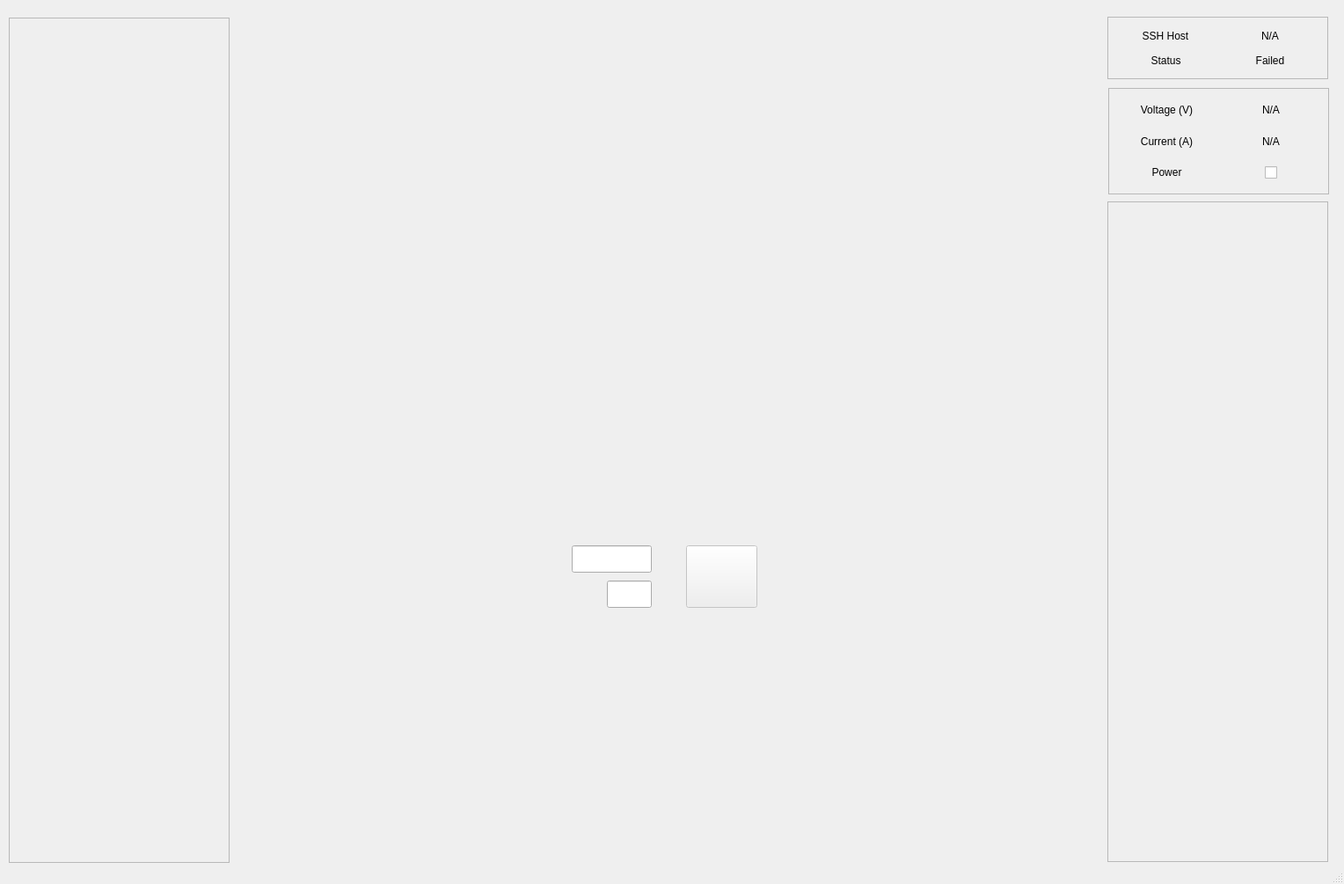
<?xml version="1.0" encoding="UTF-8"?>
<ui version="4.0">
 <class>InjectionController</class>
 <widget class="QMainWindow" name="InjectionController">
  <property name="geometry">
   <rect>
    <x>0</x>
    <y>0</y>
    <width>1528</width>
    <height>1005</height>
   </rect>
  </property>
  <property name="windowTitle">
   <string>InjectionController</string>
  </property>
  <widget class="QWidget" name="centralwidget">
   <widget class="QPushButton" name="startORstop">
    <property name="enabled">
     <bool>false</bool>
    </property>
    <property name="geometry">
     <rect>
      <x>780</x>
      <y>620</y>
      <width>81</width>
      <height>71</height>
     </rect>
    </property>
    <property name="cursor">
     <cursorShape>PointingHandCursor</cursorShape>
    </property>
    <property name="text">
     <string/>
    </property>
   </widget>
   <widget class="QLineEdit" name="injection_timing">
    <property name="geometry">
     <rect>
      <x>650</x>
      <y>620</y>
      <width>91</width>
      <height>31</height>
     </rect>
    </property>
    <property name="focusPolicy">
     <enum>Qt::NoFocus</enum>
    </property>
    <property name="alignment">
     <set>Qt::AlignCenter</set>
    </property>
   </widget>
   <widget class="QLineEdit" name="injection_progress">
    <property name="geometry">
     <rect>
      <x>690</x>
      <y>660</y>
      <width>51</width>
      <height>31</height>
     </rect>
    </property>
    <property name="focusPolicy">
     <enum>Qt::NoFocus</enum>
    </property>
    <property name="alignment">
     <set>Qt::AlignCenter</set>
    </property>
   </widget>
   <widget class="QLabel" name="injection_status">
    <property name="geometry">
     <rect>
      <x>650</x>
      <y>660</y>
      <width>31</width>
      <height>31</height>
     </rect>
    </property>
    <property name="text">
     <string/>
    </property>
    <property name="alignment">
     <set>Qt::AlignCenter</set>
    </property>
   </widget>
   <widget class="VideoWidget" name="CAM_FRONT_120" native="true">
    <property name="geometry">
     <rect>
      <x>280</x>
      <y>20</y>
      <width>960</width>
      <height>540</height>
     </rect>
    </property>
    <property name="cursor">
     <cursorShape>ArrowCursor</cursorShape>
    </property>
    <property name="autoFillBackground">
     <bool>false</bool>
    </property>
    <widget class="QLabel" name="video_pic">
     <property name="geometry">
      <rect>
       <x>0</x>
       <y>0</y>
       <width>960</width>
       <height>540</height>
      </rect>
     </property>
     <property name="text">
      <string/>
     </property>
    </widget>
   </widget>
   <widget class="VideoWidget" name="CAM_FRONT_LEFT" native="true">
    <property name="geometry">
     <rect>
      <x>280</x>
      <y>560</y>
      <width>320</width>
      <height>213</height>
     </rect>
    </property>
    <property name="cursor">
     <cursorShape>ArrowCursor</cursorShape>
    </property>
    <property name="autoFillBackground">
     <bool>false</bool>
    </property>
   </widget>
   <widget class="VideoWidget" name="CAM_FRONT_RIGHT" native="true">
    <property name="geometry">
     <rect>
      <x>920</x>
      <y>560</y>
      <width>320</width>
      <height>213</height>
     </rect>
    </property>
    <property name="cursor">
     <cursorShape>ArrowCursor</cursorShape>
    </property>
    <property name="autoFillBackground">
     <bool>false</bool>
    </property>
   </widget>
   <widget class="VideoWidget" name="CAM_BACK_LEFT" native="true">
    <property name="geometry">
     <rect>
      <x>280</x>
      <y>770</y>
      <width>320</width>
      <height>213</height>
     </rect>
    </property>
    <property name="cursor">
     <cursorShape>ArrowCursor</cursorShape>
    </property>
    <property name="autoFillBackground">
     <bool>false</bool>
    </property>
   </widget>
   <widget class="VideoWidget" name="CAM_BACK_RIGHT" native="true">
    <property name="geometry">
     <rect>
      <x>920</x>
      <y>770</y>
      <width>320</width>
      <height>213</height>
     </rect>
    </property>
    <property name="cursor">
     <cursorShape>ArrowCursor</cursorShape>
    </property>
    <property name="autoFillBackground">
     <bool>false</bool>
    </property>
   </widget>
   <widget class="VideoWidget" name="CAM_BACK" native="true">
    <property name="geometry">
     <rect>
      <x>600</x>
      <y>770</y>
      <width>320</width>
      <height>213</height>
     </rect>
    </property>
    <property name="cursor">
     <cursorShape>ArrowCursor</cursorShape>
    </property>
    <property name="autoFillBackground">
     <bool>false</bool>
    </property>
   </widget>
   <widget class="QScrollArea" name="segment_scroll">
    <property name="geometry">
     <rect>
      <x>10</x>
      <y>20</y>
      <width>251</width>
      <height>961</height>
     </rect>
    </property>
    <property name="widgetResizable">
     <bool>true</bool>
    </property>
    <widget class="QWidget" name="scrollAreaWidgetContents">
     <property name="geometry">
      <rect>
       <x>0</x>
       <y>0</y>
       <width>249</width>
       <height>959</height>
      </rect>
     </property>
     <layout class="QGridLayout" name="gridLayout">
      <item row="0" column="0">
       <widget class="QWidget" name="segment_container" native="true"/>
      </item>
     </layout>
    </widget>
   </widget>
   <widget class="QFrame" name="cam_viewer">
    <property name="geometry">
     <rect>
      <x>1259</x>
      <y>229</y>
      <width>251</width>
      <height>751</height>
     </rect>
    </property>
    <property name="frameShape">
     <enum>QFrame::StyledPanel</enum>
    </property>
    <property name="frameShadow">
     <enum>QFrame::Raised</enum>
    </property>
    <layout class="QGridLayout" name="gridLayout_2"/>
   </widget>
   <widget class="QFrame" name="connection_viewer">
    <property name="geometry">
     <rect>
      <x>1259</x>
      <y>19</y>
      <width>251</width>
      <height>71</height>
     </rect>
    </property>
    <property name="styleSheet">
     <string notr="true"/>
    </property>
    <property name="frameShape">
     <enum>QFrame::StyledPanel</enum>
    </property>
    <property name="frameShadow">
     <enum>QFrame::Raised</enum>
    </property>
    <layout class="QGridLayout" name="gridLayout_3" rowstretch="0,0" columnstretch="0,0">
     <item row="0" column="0" alignment="Qt::AlignHCenter">
      <widget class="QLabel" name="host_label_2">
       <property name="text">
        <string>SSH Host</string>
       </property>
       <property name="alignment">
        <set>Qt::AlignCenter</set>
       </property>
      </widget>
     </item>
     <item row="0" column="1">
      <widget class="QLabel" name="host_label">
       <property name="sizePolicy">
        <sizepolicy hsizetype="Preferred" vsizetype="Preferred">
         <horstretch>0</horstretch>
         <verstretch>0</verstretch>
        </sizepolicy>
       </property>
       <property name="text">
        <string>N/A</string>
       </property>
       <property name="alignment">
        <set>Qt::AlignCenter</set>
       </property>
      </widget>
     </item>
     <item row="1" column="0">
      <widget class="QLabel" name="label">
       <property name="styleSheet">
        <string notr="true"/>
       </property>
       <property name="text">
        <string>Status</string>
       </property>
       <property name="alignment">
        <set>Qt::AlignCenter</set>
       </property>
      </widget>
     </item>
     <item row="1" column="1">
      <widget class="QLabel" name="ssh_status_label">
       <property name="sizePolicy">
        <sizepolicy hsizetype="Preferred" vsizetype="Preferred">
         <horstretch>0</horstretch>
         <verstretch>0</verstretch>
        </sizepolicy>
       </property>
       <property name="text">
        <string>Failed</string>
       </property>
       <property name="alignment">
        <set>Qt::AlignCenter</set>
       </property>
      </widget>
     </item>
    </layout>
   </widget>
   <widget class="QFrame" name="connection_viewer_2">
    <property name="geometry">
     <rect>
      <x>1260</x>
      <y>100</y>
      <width>251</width>
      <height>121</height>
     </rect>
    </property>
    <property name="styleSheet">
     <string notr="true"/>
    </property>
    <property name="frameShape">
     <enum>QFrame::StyledPanel</enum>
    </property>
    <property name="frameShadow">
     <enum>QFrame::Raised</enum>
    </property>
    <layout class="QGridLayout" name="gridLayout_4">
     <item row="1" column="0">
      <widget class="QLabel" name="power_current_label">
       <property name="enabled">
        <bool>true</bool>
       </property>
       <property name="sizePolicy">
        <sizepolicy hsizetype="Preferred" vsizetype="Preferred">
         <horstretch>0</horstretch>
         <verstretch>0</verstretch>
        </sizepolicy>
       </property>
       <property name="minimumSize">
        <size>
         <width>0</width>
         <height>0</height>
        </size>
       </property>
       <property name="text">
        <string>Current (A)</string>
       </property>
       <property name="alignment">
        <set>Qt::AlignCenter</set>
       </property>
      </widget>
     </item>
     <item row="1" column="1">
      <widget class="QLabel" name="power_current_value_label">
       <property name="enabled">
        <bool>true</bool>
       </property>
       <property name="sizePolicy">
        <sizepolicy hsizetype="Preferred" vsizetype="Preferred">
         <horstretch>0</horstretch>
         <verstretch>0</verstretch>
        </sizepolicy>
       </property>
       <property name="minimumSize">
        <size>
         <width>0</width>
         <height>0</height>
        </size>
       </property>
       <property name="text">
        <string>N/A</string>
       </property>
       <property name="alignment">
        <set>Qt::AlignCenter</set>
       </property>
      </widget>
     </item>
     <item row="0" column="0">
      <widget class="QLabel" name="power_voltage_label">
       <property name="enabled">
        <bool>true</bool>
       </property>
       <property name="sizePolicy">
        <sizepolicy hsizetype="Preferred" vsizetype="Preferred">
         <horstretch>0</horstretch>
         <verstretch>0</verstretch>
        </sizepolicy>
       </property>
       <property name="minimumSize">
        <size>
         <width>0</width>
         <height>0</height>
        </size>
       </property>
       <property name="text">
        <string>Voltage (V)</string>
       </property>
       <property name="alignment">
        <set>Qt::AlignCenter</set>
       </property>
      </widget>
     </item>
     <item row="2" column="0">
      <widget class="QLabel" name="power_status_label">
       <property name="enabled">
        <bool>true</bool>
       </property>
       <property name="sizePolicy">
        <sizepolicy hsizetype="Preferred" vsizetype="Preferred">
         <horstretch>0</horstretch>
         <verstretch>0</verstretch>
        </sizepolicy>
       </property>
       <property name="minimumSize">
        <size>
         <width>0</width>
         <height>0</height>
        </size>
       </property>
       <property name="text">
        <string>Power</string>
       </property>
       <property name="alignment">
        <set>Qt::AlignCenter</set>
       </property>
      </widget>
     </item>
     <item row="0" column="1">
      <widget class="QLabel" name="power_voltage_value_label">
       <property name="enabled">
        <bool>true</bool>
       </property>
       <property name="sizePolicy">
        <sizepolicy hsizetype="Preferred" vsizetype="Preferred">
         <horstretch>0</horstretch>
         <verstretch>0</verstretch>
        </sizepolicy>
       </property>
       <property name="minimumSize">
        <size>
         <width>0</width>
         <height>0</height>
        </size>
       </property>
       <property name="text">
        <string>N/A</string>
       </property>
       <property name="alignment">
        <set>Qt::AlignCenter</set>
       </property>
      </widget>
     </item>
     <item row="2" column="1" alignment="Qt::AlignHCenter">
      <widget class="SwitchButton" name="power_status_toggle">
       <property name="enabled">
        <bool>true</bool>
       </property>
       <property name="sizePolicy">
        <sizepolicy hsizetype="Preferred" vsizetype="Preferred">
         <horstretch>0</horstretch>
         <verstretch>0</verstretch>
        </sizepolicy>
       </property>
       <property name="minimumSize">
        <size>
         <width>0</width>
         <height>0</height>
        </size>
       </property>
       <property name="maximumSize">
        <size>
         <width>16777215</width>
         <height>16777215</height>
        </size>
       </property>
       <property name="sizeIncrement">
        <size>
         <width>0</width>
         <height>0</height>
        </size>
       </property>
       <property name="layoutDirection">
        <enum>Qt::LeftToRight</enum>
       </property>
       <property name="styleSheet">
        <string notr="true"/>
       </property>
       <property name="text">
        <string/>
       </property>
       <property name="checked">
        <bool>false</bool>
       </property>
      </widget>
     </item>
    </layout>
   </widget>
  </widget>
  <widget class="QStatusBar" name="statusbar"/>
 </widget>
 <customwidgets>
  <customwidget>
   <class>SwitchButton</class>
   <extends>QCheckBox</extends>
   <header>qfluentwidgets</header>
  </customwidget>
  <customwidget>
   <class>VideoWidget</class>
   <extends>QWidget</extends>
   <header>qfluentwidgets.multimedia</header>
   <container>1</container>
  </customwidget>
 </customwidgets>
 <resources/>
 <connections/>
</ui>
